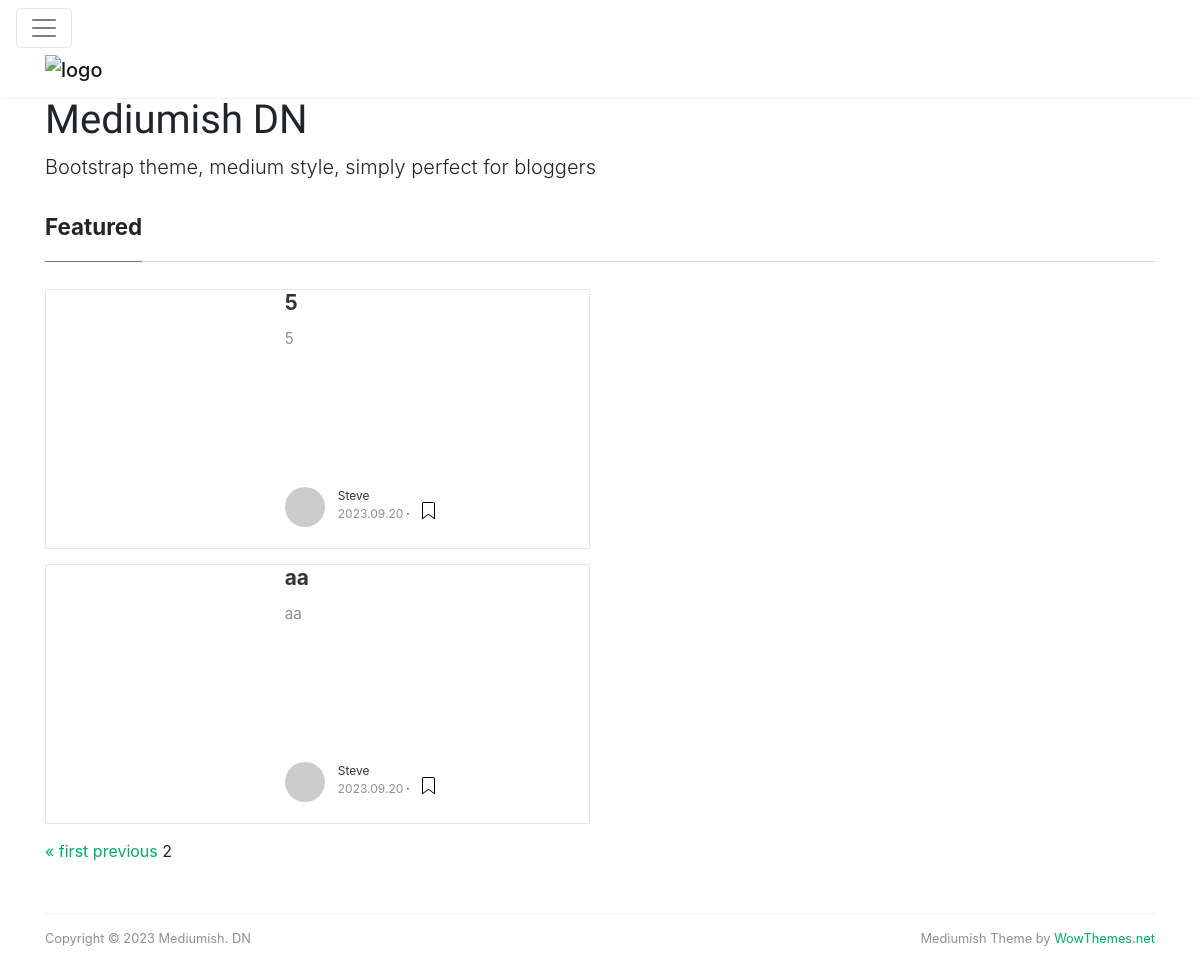
Page /?page=2 on the earlier database version.
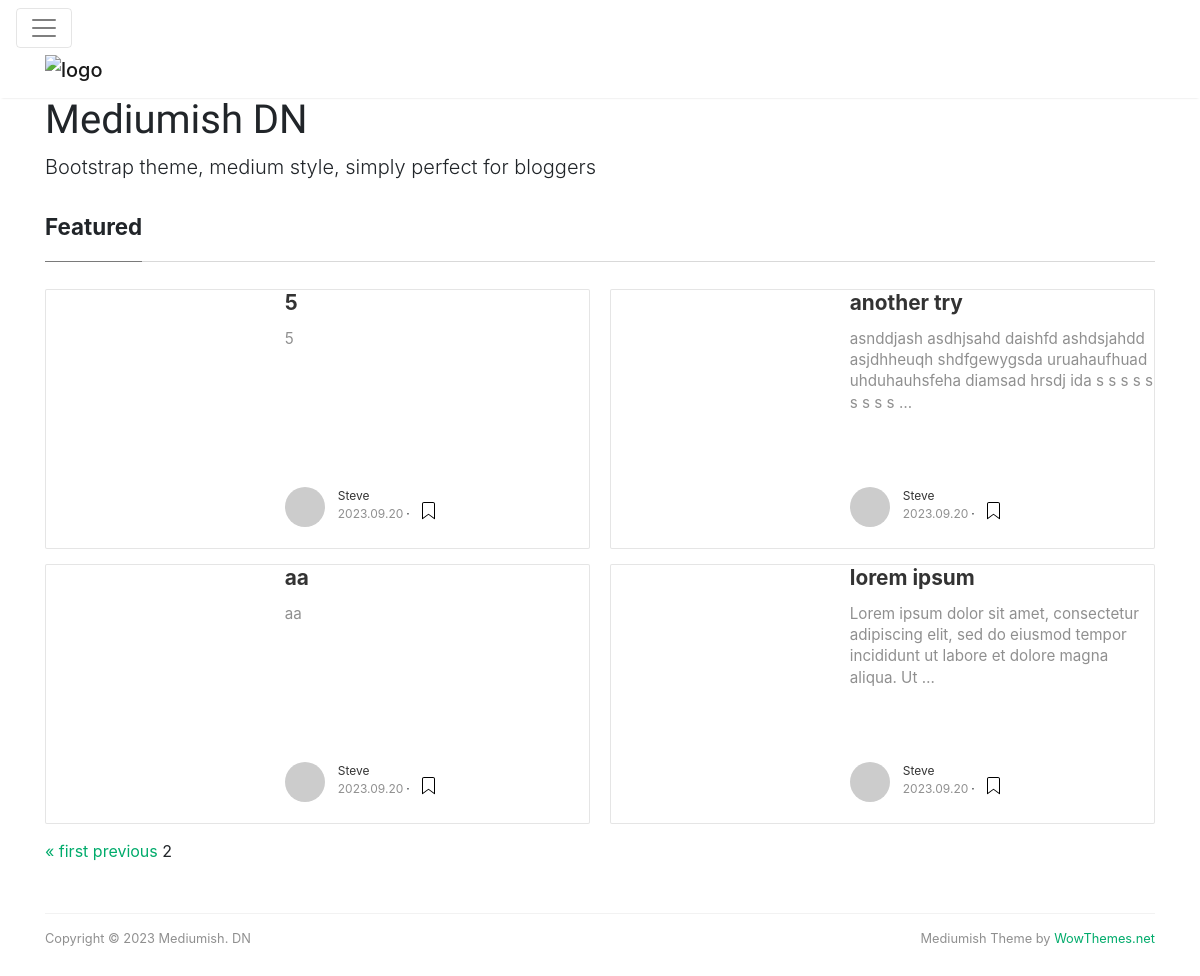
Same page on the later database version.
### myapp/models.py (models this page shows)
class Post(models.Model):
    title = models.CharField(max_length=255)
    content = models.TextField()
    date = today.strftime('%Y.%m.%d')

### myapp/views.py (the view)
# urls.py: 2. Add a URL to urlpatterns:  path('', views.home, name='home')
def home(request):
    all_posts = Post.objects.all()
    paginator = Paginator(all_posts, per_page=4)
    page = request.GET.get('page')
    all_posts = paginator.get_page(page)
    return render(request, 'home.html', {'recent_posts': all_posts})

### myapp/templates/home.html (shortened to what this page needs)
{% extends 'base.html' %}
{% block content %}
	<section class="featured-posts">
	<div class="section-title">
		<h2><span>Featured</span></h2>
	</div>
	<div class="card-columns listfeaturedtag">
        {% for post in recent_posts %}
		<div class="card">
			<div class="row">
				<div class="col-md-5 wrapthumbnail">
					<a href="post.html">
						<div class="thumbnail" style="background-image:url(https://media.wired.com/photos/598e35fb99d76447c4eb1f28/master/pass/phonepicutres-TA.jpg);">
						</div>
					</a>
				</div>
				<div class="col-md-7">
					<div class="card-block">
						<h2 class="card-title"><a href="{% url 'myapp:detail' %}">{{ post.title }}</a></h2>
						<h4 class="card-text">{{ post.content|truncatewords:20 }}</h4>
						<div class="metafooter">
							<div class="wrapfooter">
								<span class="meta-footer-thumb">
								<a href="author.html"><img class="author-thumb" src="https://www.gravatar.com/avatar/e56154546cf4be74e393c62d1ae9f9d4?s=250&amp;d=mm&amp;r=x" alt="Sal"></a>
								</span>
								<span class="author-meta">
								<span class="post-name"><a href="author.html">Steve</a></span><br/>
								<span class="post-date">{{ post.date }}</span><span class="dot"></span>
								</span>
								<span class="post-read-more"><a href="post.html" title="Read Story"></a></span>
							</div>
						</div>
					</div>
				</div>
			</div>
		</div>
        {% endfor %}
	</div>
		<div class="pagination">
			<span class="step-links">
				{% if recent_posts.has_previous %}
					<a href="?page=1">&laquo; first</a>
					<a href="?page={{ recent_posts.previous_page_number }}">previous</a>
				{% endif %}
				<span class="current-page">{{ recent_posts.number }}</span>
			</span>
		</div>
	</section>
{% endblock %}

### myapp/templates/base.html (shortened to what this page needs)
<!DOCTYPE html>
<html lang="en">
<head>
{% load static %}
<link href="https://maxcdn.bootstrapcdn.com/bootstrap/4.0.0-alpha.6/css/bootstrap.min.css" rel="stylesheet">
<link href="https://maxcdn.bootstrapcdn.com/font-awesome/4.7.0/css/font-awesome.min.css" rel="stylesheet">
</head>
<body>
<nav class="navbar navbar-toggleable-md navbar-light bg-white fixed-top mediumnavigation">
<button class="navbar-toggler navbar-toggler-right" type="button" data-toggle="collapse" data-target="#navbarsExampleDefault" aria-controls="navbarsExampleDefault" aria-expanded="false" aria-label="Toggle navigation">
<span class="navbar-toggler-icon"></span>
</button>
<div class="container">
	<a class="navbar-brand" href="home.html">
	<img src="https://cdns.iconmonstr.com/wp-content/releases/preview/2018/240/iconmonstr-medium-1.png" alt="logo">
	</a>
</div>
</nav>
<div class="container">
	<div class="mainheading">
		<h1 class="sitetitle">Mediumish DN</h1>
		<p class="lead">
			 Bootstrap theme, medium style, simply perfect for bloggers
		</p>
	</div>
{% block content %} {% endblock %}
	<div class="footer">
		<p class="pull-left">
			 Copyright &copy; 2023 Mediumish. DN
		</p>
		<p class="pull-right">
			 Mediumish Theme by <a target="_blank" href="https://www.wowthemes.net">WowThemes.net</a>
		</p>
		<div class="clearfix">
		</div>
	</div>
</div>
{% load static %}
</body>
</html>

### myapp/templates/base.html (style rules this page uses)
body { padding-top:5rem; }
.mainheading { padding:1rem 0rem; }
a { color:#00ab6b; }
a,a:hover { transition:all 0.2s; }
.mediumnavigation { background:rgba(255,255,255,.97); box-shadow:0 2px 2px -2px rgba(0,0,0,.15); }
section { margin-bottom:20px; }
.section-title h2 { border-bottom:1px solid rgba(0,0,0,.15); margin-bottom:25px; font-weight:700; font-size:1.4rem; margin-bottom:27px; }
.section-title span { border-bottom:1px solid rgba(0,0,0,.44); display:inline-block; padding-bottom:20px; margin-bottom:-1px; }
@media (min-width:576px) { .card-columns.listfeaturedtag { -webkit-column-count:2; -moz-column-count:2; column-count:2; } }
.card-columns .card { margin-bottom:20px; }
.listfeaturedtag .wrapthumbnail { height:258px; flex:0 0 auto; }
.listfeaturedtag .card { border:1px solid rgba(0,0,0,.1); border-radius:2px; height:260px; padding-left:0; margin-bottom:15px; }
.listfeaturedtag .thumbnail { background-size:cover; height:100%; display:block; background-position:38% 22% !important; background-origin:border-box!important; border-top-left-radius:2px; }
.listfeaturedtag .card-block { padding-left:0; }
.listfeaturedtag h2.card-title,.listrecent h2.card-title { font-size:1.3rem; font-weight:700; line-height: 1.25; }
.listfeaturedtag h2.card-title a,.listrecent h2.card-title a { color:rgba(0,0,0,.8); }
.listfeaturedtag h4.card-text,.listrecent h4.card-text { color:rgba(0,0,0,.44); font-size:0.95rem; line-height:1.4; font-weight:400; }
.listfeaturedtag .wrapfooter { position:absolute; bottom:20px; font-size:12px; display:block; width:85%; }
.author-thumb { width:40px; height:40px; float:left; margin-right:13px; border-radius:100%; }
.author-meta { flex:1 1 auto; white-space:nowrap!important; text-overflow:ellipsis!important; overflow:hidden!important; }
span.post-name,span.post-date,span.author-meta { display:inline-block; }
span.post-date,span.post-read { color:rgba(0,0,0,.44); }
span.post-read-more { align-items:center; display:inline-block; margin-top:8px; }
span.post-read-more a { color:rgba(0,0,0,.44); }
span.post-name a,span.post-read-more a:hover { color:rgba(0,0,0,.8); }
.dot:after { content:"·"; margin-left:3px; margin-right:3px; }
.mediumnavigation .navbar-brand { font-weight:500; }
.mediumnavigation .navbar-brand img { max-height:30px; margin-right:5px; }
.mainheading h1.sitetitle { font-family:Righteous; }
.footer { border-top:1px solid rgba(0,0,0,.05)!important; padding-top:15px; padding-bottom:12px; font-size:0.8rem; color:rgba(0,0,0,.44); margin-top:50px; }
.card { border-radius:4px; }

Differences in the rows shown:
added Post: title "another try", content "asnddjash asdhjsahd daishfd ashdsjahdd asjdhheuqh shdfgewygsda uruahaufhuad uhduhauhsfeha diamsad hrsdj ida s s s s s s s s s …", date "2023.09.20"
added Post: title "lorem ipsum", content "Lorem ipsum dolor sit amet, consectetur adipiscing elit, sed do eiusmod tempor incididunt ut labore et dolore magna aliqua. Ut …", date "2023.09.20"
